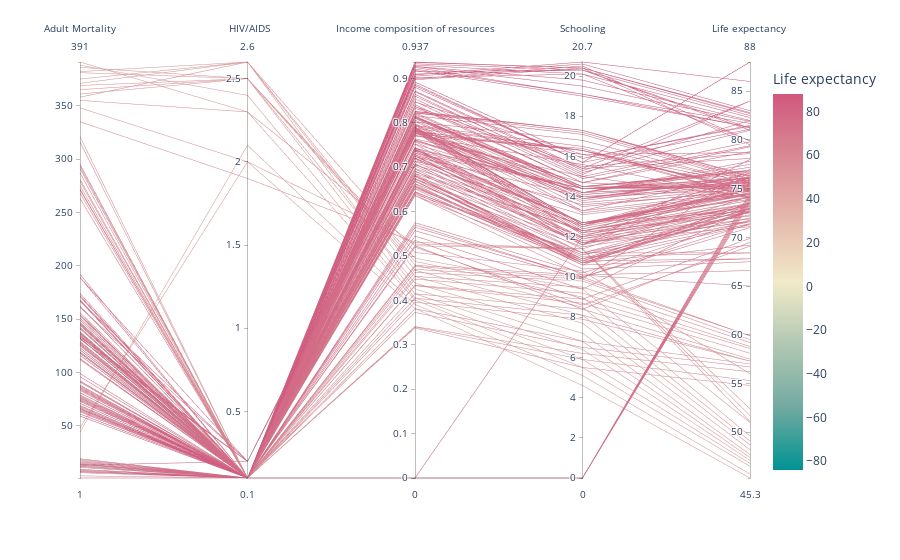

Notebook code for this chart:
### Code cell
# Create the parallel coordinates plot
fig = px.parallel_coordinates(df.head(200), 
                              dimensions=cols2, 
                              color='Life expectancy ',  # Column to use for coloring
                              color_continuous_scale=px.colors.diverging.Tealrose,
                              color_continuous_midpoint=2)

# Show the plot
fig.show()

### Figure 1 — Plotly figure (JSON) as saved in the notebook; plotly's stock layout.template omitted (floating-point values rounded to 4 significant figures; data arrays with more than 128 entries replaced by an {"elided": "..."} marker saying what was removed)
{"data": [{"dimensions": [{"label": "Adult Mortality", "values": {"elided": "200 float values"}}, {"label": " HIV/AIDS", "values": {"elided": "200 float values"}}, {"label": "Income composition of resources", "values": {"elided": "200 float values"}}, {"label": "Schooling", "values": {"elided": "200 float values"}}, {"label": "Life expectancy ", "values": {"elided": "200 float values"}}], "domain": {"x": [0, 1], "y": [0, 1]}, "line": {"color": {"elided": "200 float values"}, "coloraxis": "coloraxis"}, "name": "", "type": "parcoords"}], "layout": {"coloraxis": {"cmid": 2, "colorbar": {"title": {"text": "Life expectancy "}}, "colorscale": [[0, "rgb(0, 147, 146)"], [0.1667, "rgb(114, 170, 161)"], [0.3333, "rgb(177, 199, 179)"], [0.5, "rgb(241, 234, 200)"], [0.6667, "rgb(229, 185, 173)"], [0.8333, "rgb(217, 137, 148)"], [1, "rgb(208, 88, 126)"]]}, "legend": {"tracegroupgap": 0}, "margin": {"t": 60}}}
